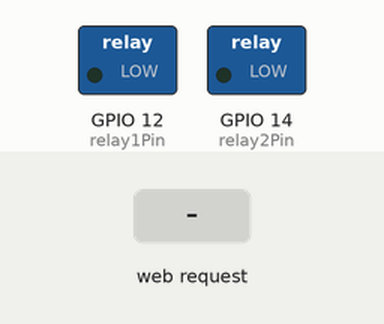
A sketch run on a simulated ESP32. On the bench: switched loads named in the sketch (green lamp = pin HIGH). The inputs (shaded band) are chosen by the test bench. WiFi joins after 1.5 s; servers stay silent unless stated; what the sketch prints to the serial monitor is not drawn.

Above: at 2.7 s.
2.8 s: HTTP request GET /control?r1=off received
At 3.5 s:
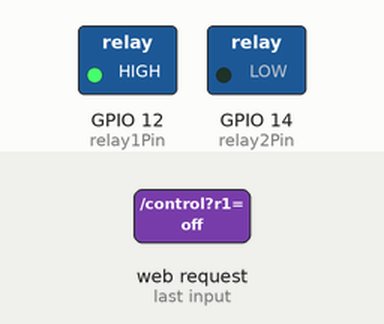
4.3 s: HTTP request GET /control?r1=on received
At 4.8 s:
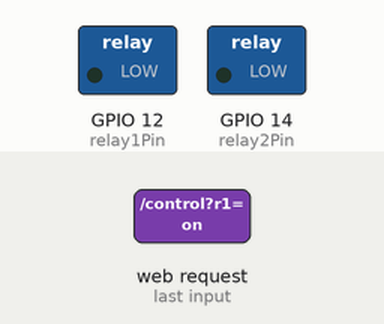
5.8 s: HTTP request GET /control?r2=off received
At 7.0 s:
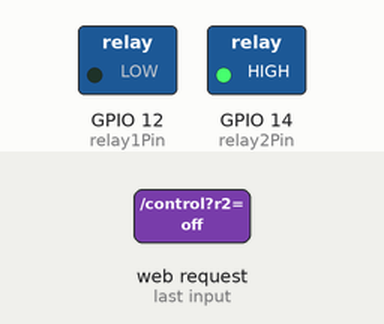
7.3 s: HTTP request GET /control?r2=on received
At 8.4 s:
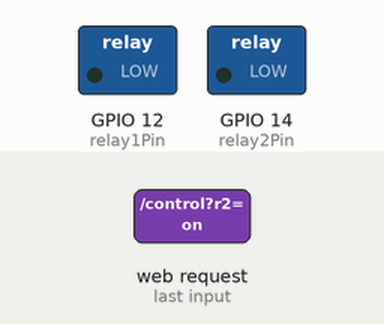
Timing chart, 0 to 9.8 s (numbered marks = the images above; inputs shaded):
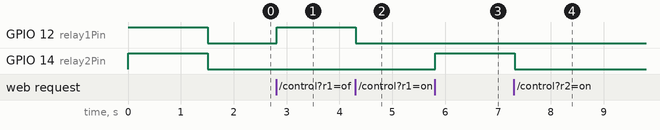

Measured:
- after the input at 2.8 s, GPIO 12 (relay1Pin): LOW → HIGH at once
- after the input at 4.3 s, GPIO 12 (relay1Pin): HIGH → LOW at once
- after the input at 5.8 s, GPIO 14 (relay2Pin): LOW → HIGH at once
- after the input at 7.3 s, GPIO 14 (relay2Pin): HIGH → LOW at once

The sketch:

Equipement.ino
```cpp
int relay1Pin = 12;//define a pin for relay
int relay2Pin = 14;//define a pin for relay

int relay1State = 1;//initial state . 1 ON, 0 OFF
int relay2State = 1;//initial state . 1 ON, 0 OFF

String button1Title1 ="LAMPE ON";
String button1Title2 ="LAMPE OFF";

String button2Title1 ="VENTILATION ON";
String button2Title2 ="VENTILATION OFF";


#include <WiFi.h>
#include <WiFiClient.h>
#include <WebServer.h>
#include <ESPmDNS.h>

//votre ssid et mot de passe du wifi
const char *ssid = "*****";
const char *password = "******";

WebServer server(80);

void handleRoot() {

 String HTML = "<!DOCTYPE html> <html>\n";
 HTML +="<head><meta name=\"viewport\" content=\"width=device-width, initial-scale=1.0, user-scalable=no\">\n";
 HTML += "<h1>SEN POULAILLLER</h1>";
 HTML += "<h1>gestion des equipements </h1>";
 HTML += "<style>@import url( https://fonts.googleapis.com/css?family=Open+Sans);";
 HTML += "body { font-family: 'Open Sans', 'sans-serif'; background-image: url(http://benague.ca/files/pw_pattern.png);}";
 HTML += "h1 { color: #55acee; text-align: center;}";
HTML += ".link {  text-decoration: none; color: #55acee; border-bottom: 2px dotted #55acee; transition: .3s; -webkit-transition: .3s; -moz-transition: .3s; -o-transition: .3s; cursor: url(http://cur.cursors-4u.net/symbols/sym-1/sym46.cur)., auto;}";
HTML += ".link:hover {  color: #2ecc71;  border-bottom: 2px dotted #2ecc71;}";
HTML += "#buttons {  padding-top: 50px;  text-align: center;}";
HTML += ".btn {  border-radius: 5px;  padding: 15px 25px;  font-size: 22px;  text-decoration: none;  margin: 20px;   color: #fff; position: relative;  display: inline-block;}";
HTML += ".btn:active {  transform: translate(0px, 5px);  -webkit-transform: translate(0px, 5px); box-shadow: 0px 1px 0px 0px;}";
HTML += ".blue {  background-color: #55acee;  box-shadow: 0px 5px 0px 0px #3C93D5;}";
HTML += ".blue:hover {background-color: #6FC6FF;}";
HTML += ".green {  background-color: #2ecc71;  box-shadow: 0px 5px 0px 0px #15B358;}";
HTML += ".green:hover {  background-color: #48E68B;}";
HTML += ".red {  background-color: #e74c3c;  box-shadow: 0px 5px 0px 0px #CE3323;}";
HTML += ".red:hover {  background-color: #FF6656;}";

HTML += ".purple {  background-color: #9b59b6;  box-shadow: 0px 5px 0px 0px #82409D;}";
HTML += ".purple:hover {  background-color: #B573D0;}";
HTML += ".orange {  background-color: #e67e22;  box-shadow: 0px 5px 0px 0px #CD6509;}";

HTML += ".orange:hover {  background-color: #FF983C;}";
HTML += ".yellow {  background-color: #f1c40f;  box-shadow: 0px 5px 0px 0px #D8AB00;}";
HTML += ".yellow:hover {  background-color: #FFDE29;}";

HTML += "p {  text-align: center;  color: #55acee;  padding-top: 20px;}";
HTML += "</style>\n";
HTML += "<div id=\"buttons\">";

if(relay1State){
    HTML +="<a href=\"control?r1=off\" class=\"btn green\">ON</a>";
    HTML +=button1Title1; //Light ON title
  }else{
    HTML += "<a href=\"control?r1=on\" class=\"btn red\">OFF</a>";
       HTML +=button1Title2;//Light OFF title
  }
if(relay2State){
    HTML +="<a href=\"control?r2=off\" class=\"btn green\">ON</a>";
    HTML +=button2Title1; //Light ON title
  }else{
    HTML += "<a href=\"control?r2=on\" class=\"btn red\">OFF</a>";
       HTML +=button2Title2;//Light OFF title
  }

HTML += "</div>";
 HTML +="</body> </html>\n";

  server.send(200, "text/html", HTML);
}//handleRoot()

void handleNotFound() {
  //Robojax.com ESP32 Relay Control
  String message = "File Not Found\n\n";
  message += "URI: ";
  message += server.uri();
  message += "\nMethod: ";
  message += (server.method() == HTTP_GET) ? "GET" : "POST";
  message += "\nArguments: ";
  message += server.args();
  message += "\n";

  for (uint8_t i = 0; i < server.args(); i++) {
    message += " " + server.argName(i) + ": " + server.arg(i) + "\n";
  }

  server.send(404, "text/plain", message);
 //Robojax.com ESP32 Relay Control
}//end of handleNotFound()

void setup(void) {
  //Robojax.com ESP32 Relay Control
  pinMode(relay1Pin, OUTPUT);// define a pin as output for relay
  digitalWrite(relay1Pin, relay1State);//initial state either ON or OFF

  pinMode(relay2Pin, OUTPUT);// define a pin as output for relay
  digitalWrite(relay2Pin, relay2State);//initial state either ON or OFF

  Serial.begin(115200);//initialize the serial monitor

  //Relay control ON OFF


  WiFi.mode(WIFI_STA);
  WiFi.begin(ssid, password);
  Serial.println("");

  // Wait for connection
  while (WiFi.status() != WL_CONNECTED) {
    delay(500);
    Serial.print(".");
  }

  Serial.println("");
  Serial.print("Connected to ");
  Serial.println(ssid);
  Serial.print("IP address: http://");
  Serial.println(WiFi.localIP());

//multicast DNS //Robojax.com ESP32 Relay Control
  if (MDNS.begin("robojaxESP32")) {
    Serial.println("MDNS responder started");
    Serial.println("access via http://robojaxESP32");
  }

  server.on("/", handleRoot);
  server.on("/control", HTTP_GET, relayControl);
  server.onNotFound(handleNotFound);
  server.begin();
  Serial.println("HTTP server started");

}//end of setup

void loop(void) {
  //Robojax ESP32 Relay Control
  server.handleClient();

  if(relay1State ==1)
  {
    digitalWrite(relay1Pin, LOW);
  }else
  {
    digitalWrite(relay1Pin, HIGH);
  }

  if(relay2State ==1)
  {
    digitalWrite(relay2Pin, LOW);
  }else{
    digitalWrite(relay2Pin, HIGH);
  }

   delay(100);
   //Serial.print("Relay1:");Serial.print (relay1State);
   //Serial.print(" Relay2:");Serial.println(relay2State);
 //ESP32 Relay Control
}//end of loop

/*
 * relayControl()
 * updates the value of "relayState" varible to 1 or zero
 * returns nothing
 * written by Ahmad Shamshiri
 * on Wednesday Feb 22, 2020 at 16:20 in Ajax, Ontario, Canada
 * www.robojax.com
 */
void relayControl() {
  if(server.arg("r1") == "on")
  {
    relay1State = 1;// set state of relay1 to ON
  }else if(server.arg("r1") == "off"){
    relay1State = 0;  // set state of relay1 to OFF
  }

  if(server.arg("r2") == "on") {
    relay2State =1; // set state of relay2 to ON
  }else if(server.arg("r2") == "off"){
    relay2State =0;  // set state of relay2 to OFF
  }

  handleRoot();
}//relayControl() end
```
